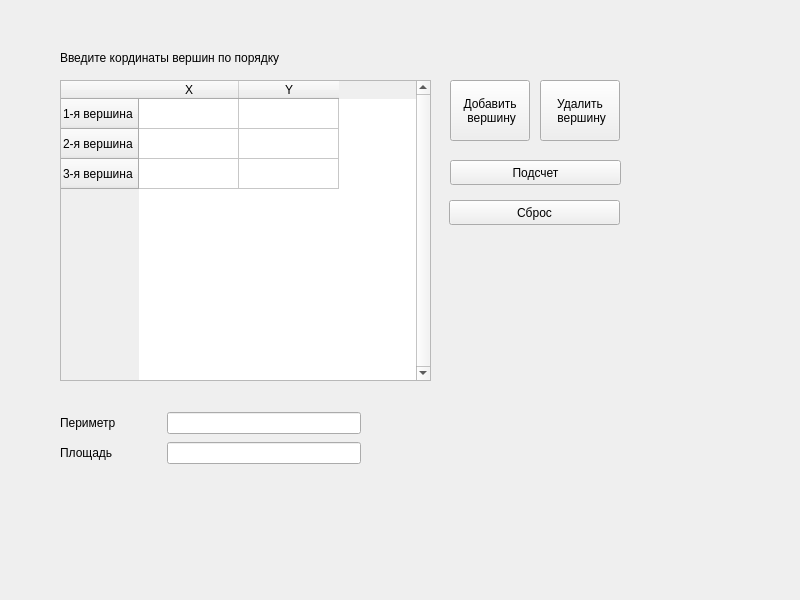
<?xml version="1.0" encoding="UTF-8"?>
<ui version="4.0">
 <class>Widget</class>
 <widget class="QWidget" name="Widget">
  <property name="geometry">
   <rect>
    <x>0</x>
    <y>0</y>
    <width>800</width>
    <height>600</height>
   </rect>
  </property>
  <property name="windowTitle">
   <string>Widget</string>
  </property>
  <widget class="QTableWidget" name="tableWidget">
   <property name="enabled">
    <bool>true</bool>
   </property>
   <property name="geometry">
    <rect>
     <x>60</x>
     <y>80</y>
     <width>371</width>
     <height>301</height>
    </rect>
   </property>
   <property name="sizePolicy">
    <sizepolicy hsizetype="Expanding" vsizetype="Expanding">
     <horstretch>0</horstretch>
     <verstretch>0</verstretch>
    </sizepolicy>
   </property>
   <property name="verticalScrollBarPolicy">
    <enum>Qt::ScrollBarAlwaysOn</enum>
   </property>
   <property name="horizontalScrollBarPolicy">
    <enum>Qt::ScrollBarAlwaysOff</enum>
   </property>
   <property name="sizeAdjustPolicy">
    <enum>QAbstractScrollArea::AdjustIgnored</enum>
   </property>
   <attribute name="horizontalHeaderCascadingSectionResizes">
    <bool>true</bool>
   </attribute>
   <attribute name="verticalHeaderCascadingSectionResizes">
    <bool>true</bool>
   </attribute>
   <row>
    <property name="text">
     <string>1-я вершина</string>
    </property>
   </row>
   <row>
    <property name="text">
     <string>2-я вершина</string>
    </property>
   </row>
   <row>
    <property name="text">
     <string>3-я вершина</string>
    </property>
   </row>
   <column>
    <property name="text">
     <string>X</string>
    </property>
    <property name="textAlignment">
     <set>AlignCenter</set>
    </property>
   </column>
   <column>
    <property name="text">
     <string>Y</string>
    </property>
    <property name="textAlignment">
     <set>AlignCenter</set>
    </property>
   </column>
  </widget>
  <widget class="QPushButton" name="addVertexButton">
   <property name="geometry">
    <rect>
     <x>450</x>
     <y>80</y>
     <width>80</width>
     <height>61</height>
    </rect>
   </property>
   <property name="text">
    <string>Добавить 
 вершину</string>
   </property>
  </widget>
  <widget class="QPushButton" name="removeVertexButton">
   <property name="geometry">
    <rect>
     <x>540</x>
     <y>80</y>
     <width>80</width>
     <height>61</height>
    </rect>
   </property>
   <property name="text">
    <string>Удалить 
 вершину</string>
   </property>
  </widget>
  <widget class="QPushButton" name="resultButton">
   <property name="geometry">
    <rect>
     <x>450</x>
     <y>160</y>
     <width>171</width>
     <height>25</height>
    </rect>
   </property>
   <property name="text">
    <string>Подсчет</string>
   </property>
  </widget>
  <widget class="QPushButton" name="resetButton">
   <property name="geometry">
    <rect>
     <x>449</x>
     <y>200</y>
     <width>171</width>
     <height>25</height>
    </rect>
   </property>
   <property name="text">
    <string>Сброс</string>
   </property>
  </widget>
  <widget class="QWidget" name="layoutWidget">
   <property name="geometry">
    <rect>
     <x>60</x>
     <y>410</y>
     <width>301</width>
     <height>57</height>
    </rect>
   </property>
   <layout class="QGridLayout" name="gridLayout_2">
    <item row="0" column="2">
     <widget class="QLineEdit" name="PResult">
      <property name="readOnly">
       <bool>true</bool>
      </property>
     </widget>
    </item>
    <item row="1" column="0">
     <widget class="QLabel" name="SLabel">
      <property name="text">
       <string>Площадь</string>
      </property>
     </widget>
    </item>
    <item row="0" column="0">
     <widget class="QLabel" name="PLabel">
      <property name="text">
       <string>Периметр</string>
      </property>
     </widget>
    </item>
    <item row="1" column="2">
     <widget class="QLineEdit" name="SResult">
      <property name="readOnly">
       <bool>true</bool>
      </property>
     </widget>
    </item>
    <item row="0" column="1">
     <spacer name="horizontalSpacer">
      <property name="orientation">
       <enum>Qt::Horizontal</enum>
      </property>
      <property name="sizeType">
       <enum>QSizePolicy::Fixed</enum>
      </property>
      <property name="sizeHint" stdset="0">
       <size>
        <width>45</width>
        <height>20</height>
       </size>
      </property>
     </spacer>
    </item>
    <item row="1" column="1">
     <spacer name="horizontalSpacer_2">
      <property name="orientation">
       <enum>Qt::Horizontal</enum>
      </property>
      <property name="sizeType">
       <enum>QSizePolicy::Fixed</enum>
      </property>
      <property name="sizeHint" stdset="0">
       <size>
        <width>45</width>
        <height>20</height>
       </size>
      </property>
     </spacer>
    </item>
   </layout>
  </widget>
  <widget class="QLabel" name="label">
   <property name="geometry">
    <rect>
     <x>500</x>
     <y>300</y>
     <width>221</width>
     <height>181</height>
    </rect>
   </property>
   <property name="text">
    <string/>
   </property>
  </widget>
  <widget class="QLabel" name="label_2">
   <property name="geometry">
    <rect>
     <x>60</x>
     <y>50</y>
     <width>371</width>
     <height>16</height>
    </rect>
   </property>
   <property name="text">
    <string>Введите кординаты вершин по порядку</string>
   </property>
  </widget>
 </widget>
 <resources/>
 <connections/>
</ui>
